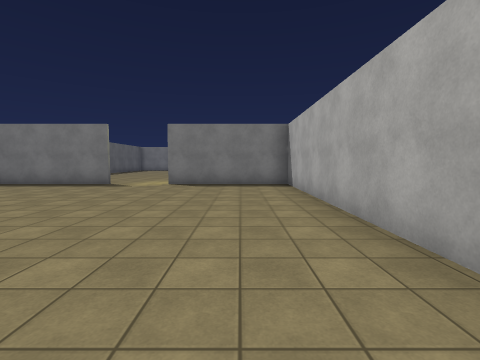
view 1 (above)

24 first-person views from a walk through a 3-D level made in the Unity game engine. The camera is 1.5 m above the floor, tilts 4° down and sees 85° across. The floor is counted in squares, 2 m on a side. Each view is taken from the middle of a square. On the plan, view 1 faces up. The plan holds only what a view shows up to about 9 squares ahead; the rest is blank. The place goes on beyond the plan. The player character is not drawn. Some surface patterns are stand-ins.

view 2
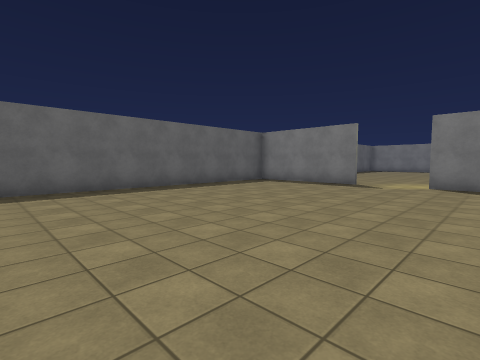

view 3
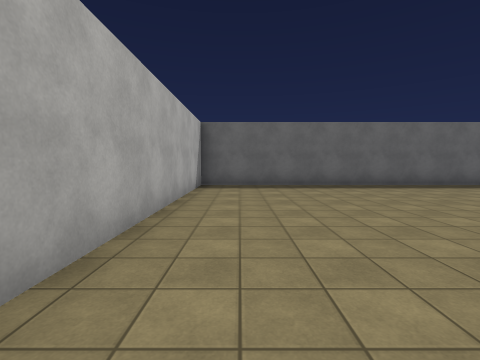

view 4
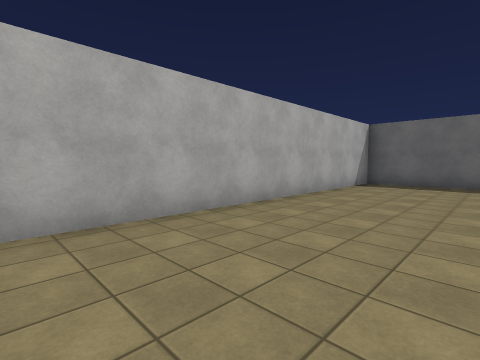

view 5
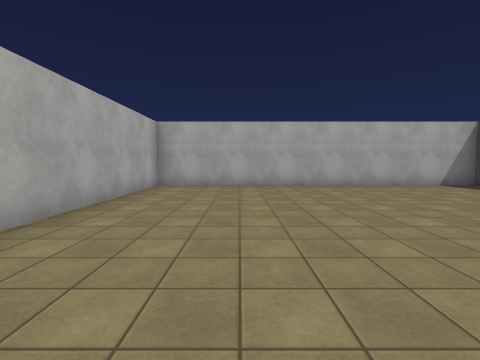

view 6
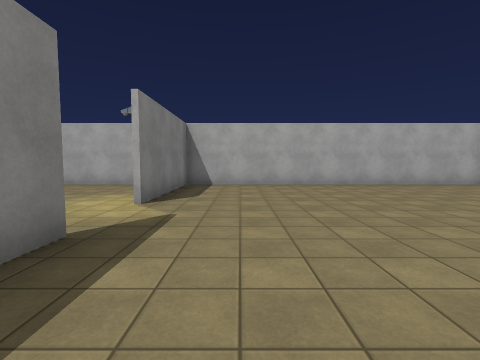

view 7
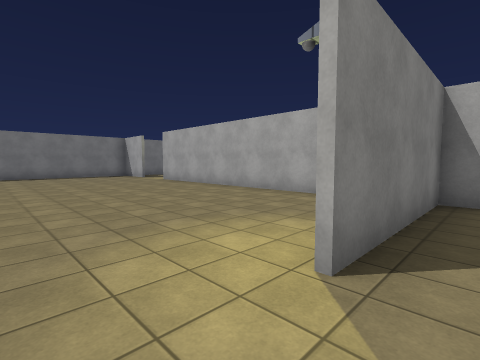

view 8
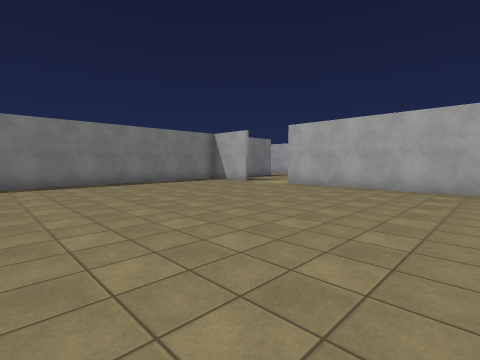

view 9
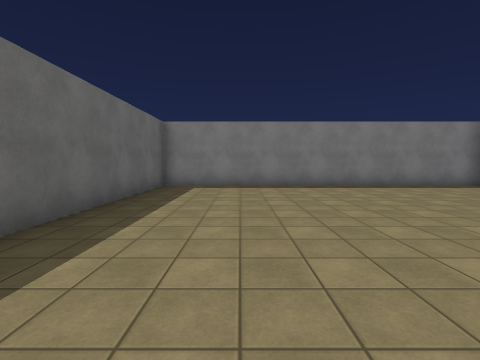

view 10
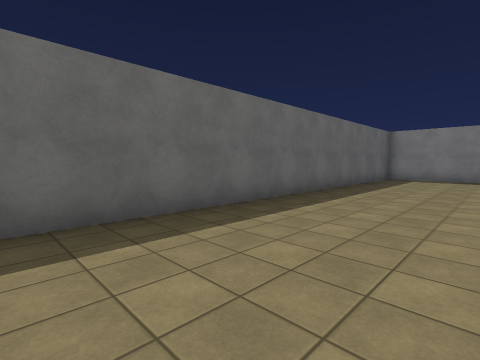

view 11
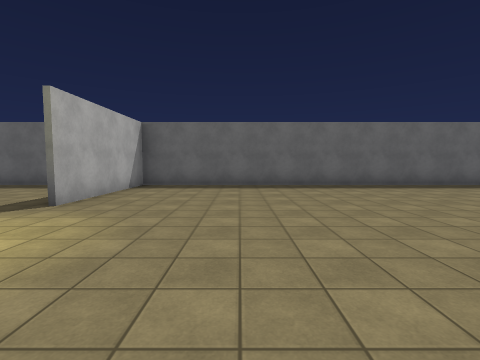

view 12
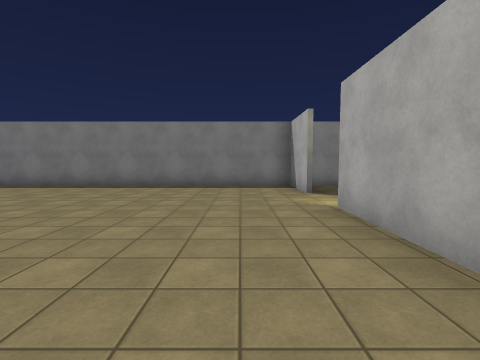

view 13
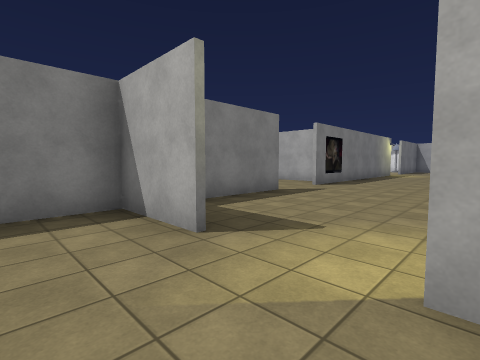

view 14
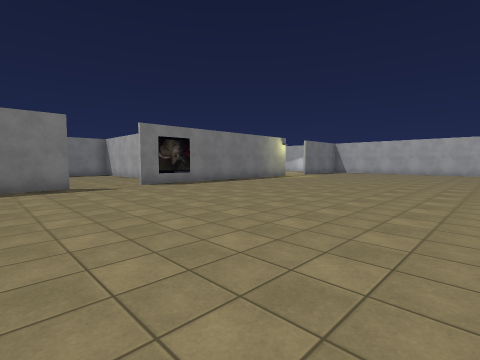

view 15
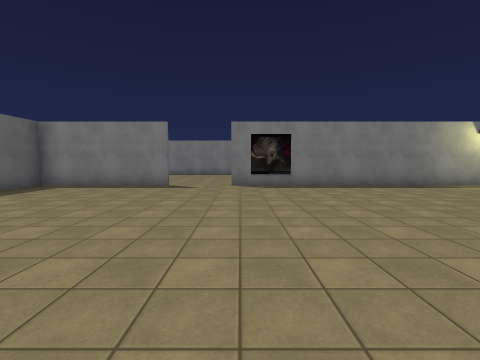

view 16
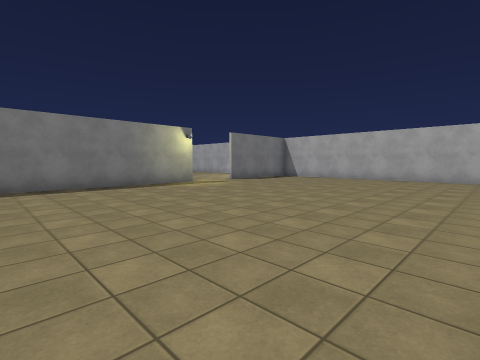

view 17
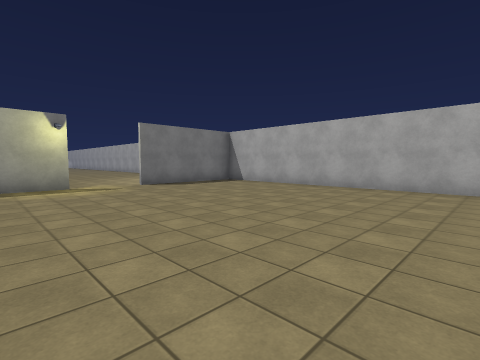

view 18
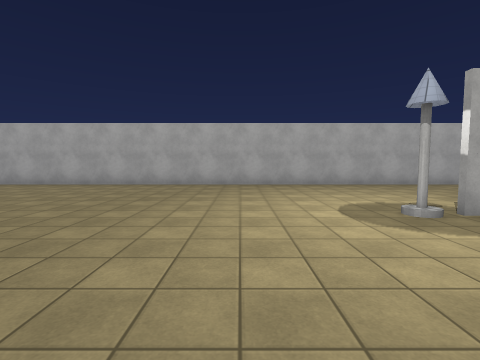

view 19
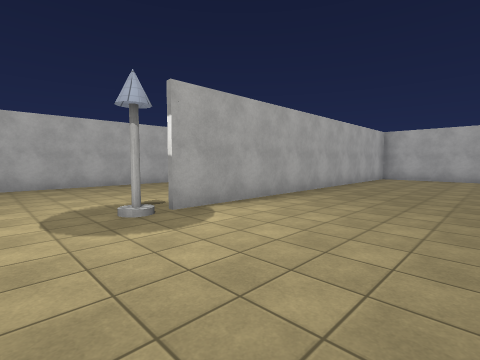

view 20
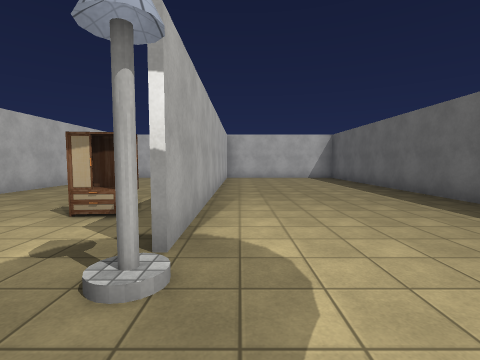

view 21
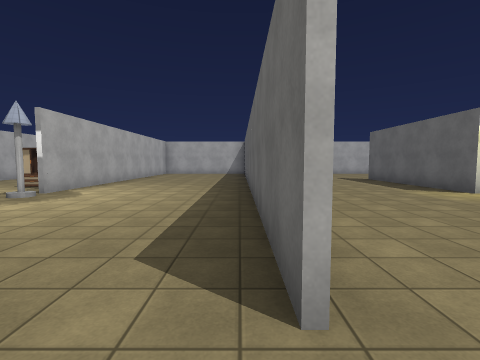

view 22
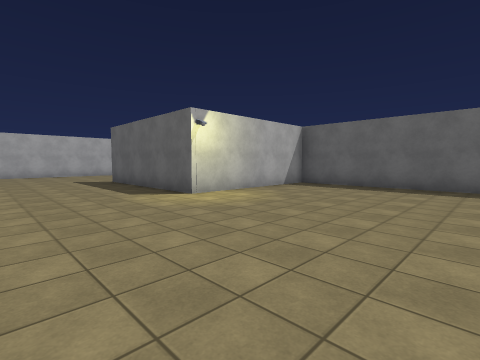

view 23
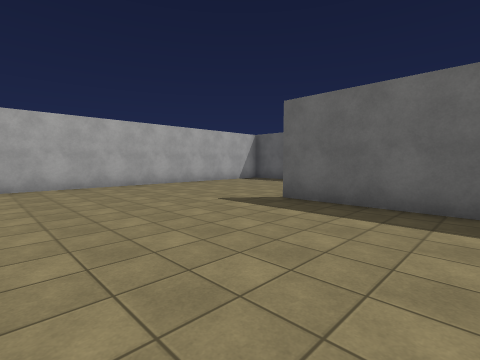

view 24
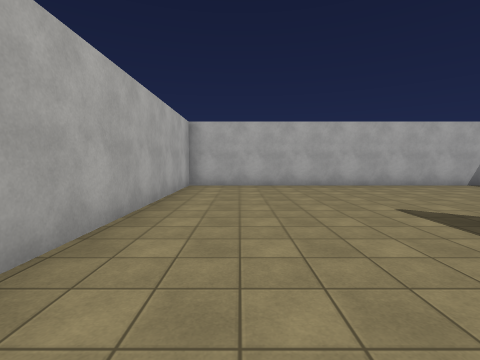

### Floor plan
Ten units are one square. View 1 is at (0, 0); x grows to the right and y downward. Boxes are objects, and circles mark ways between rooms. Rooms are numbered by the first view taken in them; rooms with no view inside come last. Other rooms are left out.
<svg viewBox="-89 -228 310 245">
<path fill="none" stroke="#000" d="M-44 -88 -81 -88M-84 -78 -84 12 16 12 16 -88 -25 -88M16 -202 16 -222M16 -105 16 -184M21 -223 -84 -223 -84 -89 -44 -89M117 -140 117 -20M166 -18 166 -86M24 -89 65 -89 65 -37M216 -25 216 -200M17 -137 17 -95M158 -223 76 -223M185 -223 176 -223M58 -223 21 -223M24 12 116 12 116 -54M17 -222 17 -207"/>
<rect x="165" y="-95" width="10" height="10" fill="#bbb"><title>other object</title></rect>
<rect x="175" y="-75" width="10" height="10" fill="#bbb"><title>other object</title></rect>
<circle cx="-35" cy="-90" r="3" fill="#2a7"/>
<circle cx="20" cy="-195" r="3" fill="#2a7"/>
<text x="-40" y="-40">1</text>
<text x="-30" y="-160">2</text>
<text x="130" y="-100">3</text>
</svg>
Room 1 opens to room 2. Room 2 opens to room 3.

Where each view was taken, in squares from view 1:
view 1: 0 up, 0 right, facing up
view 2: 0 up, 1 left, facing up-left
view 3: 0 up, 0 right, facing left
view 4: 2 up, 1 right, facing down-left
view 5: 7 up, 1 left, facing down
view 6: 7 up, 7 left, facing right
view 7: 8 up, 4 left, facing up-right
view 8: 13 up, 6 left, facing up-right
view 9: 14 up, 6 left, facing up
view 10: 10 up, 5 left, facing up-left
view 11: 12 up, 0 right, facing left
view 12: 14 up, 0 right, facing up
view 13: 18 up, 0 right, facing up-right
view 14: 14 up, 4 right, facing up-right
view 15: 14 up, 8 right, facing up
view 16: 14 up, 10 right, facing up-right
view 17: 14 up, 14 right, facing up-right
view 18: 12 up, 13 right, facing right
view 19: 11 up, 13 right, facing down-right
view 20: 11 up, 16 right, facing down
view 21: 15 up, 12 right, facing down
view 22: 14 up, 10 right, facing down-left
view 23: 7 up, 11 right, facing down-left
view 24: 7 up, 10 right, facing down
